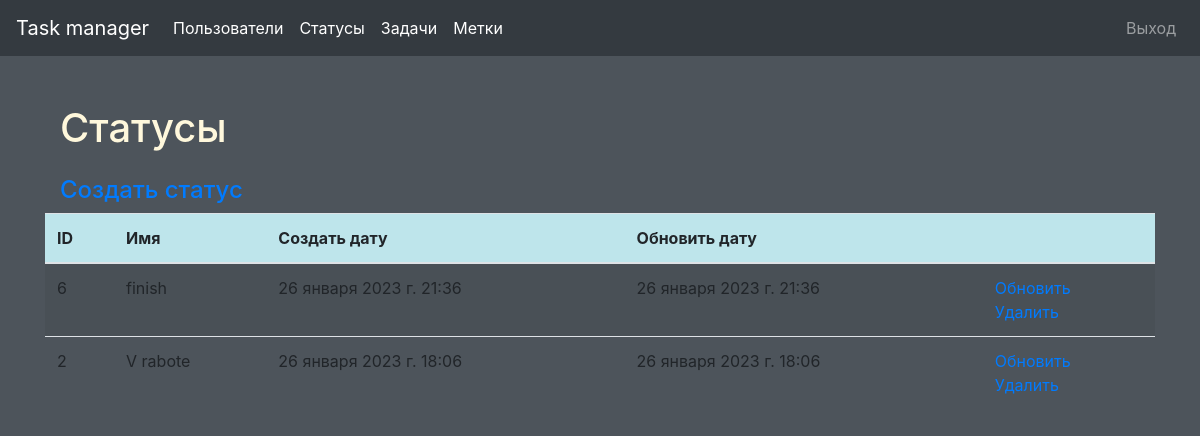
Page /statuses/ (signed in) on the committed database.
### statuses/models.py (models this page shows, shortened)
class Status(models.Model):
    name = models.CharField(max_length=250, verbose_name=_('name'))
    created_at = models.DateTimeField(auto_now_add=True)
    update_at = models.DateTimeField(auto_now=True)
    class Meta:
        verbose_name = _("=Status=")
        verbose_name_plural = _("=Statuses=")
        ordering = ['-created_at']

### statuses/views.py (the view)
# urls.py: urlpatterns = [path('', StatusView.as_view(), name='statuses'),
class StatusView(StatusMixin, ListView):
    template_name = 'statuses/statuses.html'
    context_object_name = 'statuses'
    extra_context = {
        'title': _('Statuses'), 'btn_create': _('Create status'),
        'btn_update': _('Update'), 'btn_delete': _('Delete'),
        'id': _('ID'), 'name': _('Name'), 'create': _('Create date'),
        'update': _('Update date')
    }

### task_manager/templates/statuses/statuses.html (shortened to what this page needs)
{% extends 'base.html' %}
{% load bootstrap4 %}
{% load i18n %}
{% block content %}
<div class="container wrapper flex-grow-1">
    <h1 class="my-4">{{ title }}</h1>
    <h4><a href="{% url 'create_status' %}">{{ btn_create }}</a></h4>
</div>
<table class="table table-striped">
    <thead>
    <tr class="table-info">
        <th scope="col">{{id}}</th>
        <th scope="col">{{name}}</th>
        <th scope="col">{{create}}</th>
        <th scope="col">{{update}}</th>
        <th scope="col"></th>
    </tr>
    </thead>
    {% for s in statuses %}
    <tr>
        <td>{{s.id}}</td>
        <td>{{s.name}}</td>
        <td>{{s.created_at}}</td>
        <td>{{s.update_at}}</td>
        <td>
              <a  href="{% url 'update_status' s.pk %}">{{ btn_update }}</a>
            <br>
              <a  href="{% url 'delete_status' s.pk %}">{{btn_delete}}</a>
        </td>
    </tr>
    {% empty %}
    <li>Sorry, no data in this list.</li>
    {% endfor %}
</table>
{% endblock %}

### task_manager/static/css/starter-template.css (style rules this page uses)
body { padding-top: 5rem; background: #4d545b ; color: cornsilk; }

### rows in the picture
Status: id "6", name "finish", created_at "26 января 2023 г. 21:36", update_at "26 января 2023 г. 21:36", btn_update "Обновить", btn_delete "Удалить"
Status: id "2", name "V rabote", created_at "26 января 2023 г. 18:06", update_at "26 января 2023 г. 18:06"

### other values in the picture
{{ title }} "Статусы"
{{ id }} "ID"
{{ name }} "Имя"
{{ create }} "Создать дату"
{{ update }} "Обновить дату"
